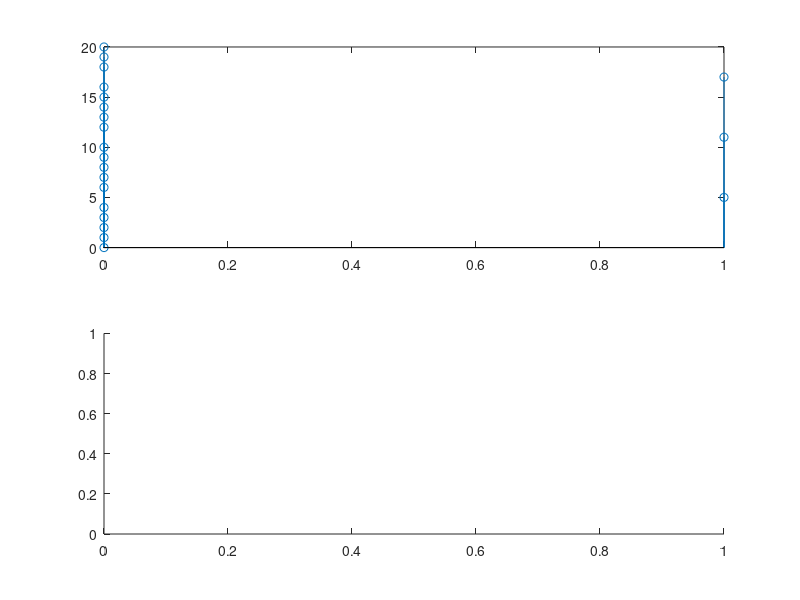

Reproduce this figure in MATLAB. (Note: this script raises an error after producing the figure.)
z=[0,0,0,0,0,1,0,0,0,0,0,1,0,0,0,0,0,1,0,0,0];
n=0:20;
m=(-5:15);
subplot(2,1,1),stem(z,n),subplot(2,1,2),stem(z,m)
n=0:20;
t=10-n;
for i=1:1:21
if t(i)<0
t(i)=-t(i);
end
end
t;
plot(n,t)
m=-15:25;
x1=sin(pi*n/17);
p=0:50;
x2=cos(pi*n/sqrt(23));
plot(m,x1,p,x2)
subplot(2,1,1),plot(x1),subplot(2,1,2),plot(x2)
subplot(2,1,1),stem(x1),subplot(2,1,2),stem(x2)